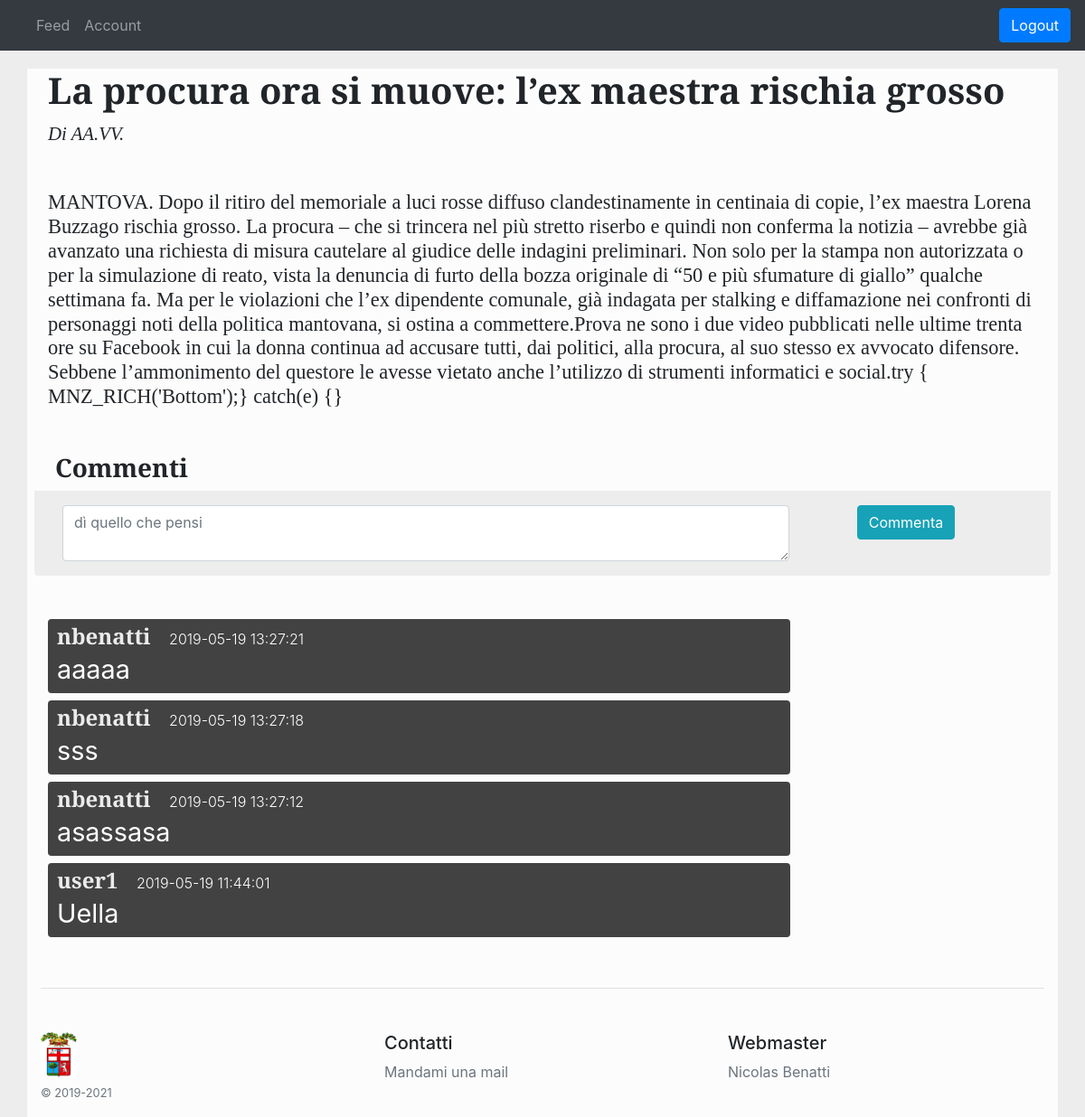
Page /src/articleShow.php?articleid=7642 (signed in) on the committed database.
### tables this page shows
CREATE TABLE `articoli` (
  `IdArticolo` int(11) NOT NULL,
  `Titolo` varchar(128) NOT NULL,
  `Testo` varchar(4096) NOT NULL,
  `DataPubblicazione` timestamp NULL DEFAULT NULL,
  `Comune` int(11) DEFAULT NULL,
  `Autore` int(11) NOT NULL
);

CREATE TABLE `autori` (
  `IdAutore` int(11) NOT NULL,
  `NomeAutore` varchar(128) NOT NULL
);

CREATE TABLE `commenti` (
  `IdUtente` int(11) NOT NULL,
  `IdArticolo` int(11) NOT NULL,
  `DataCommento` timestamp NOT NULL DEFAULT CURRENT_TIMESTAMP ON UPDATE CURRENT_TIMESTAMP,
  `TestoCommento` varchar(300) NOT NULL
);

CREATE TABLE `utenti` (
  `IdUtente` int(11) NOT NULL,
  `NomeUtente` varchar(128) NOT NULL,
  `Password` varchar(512) NOT NULL
);

### src/articleShow.php (the view, shortened to what this page needs)
<?php
	require_once "dbUtils.php";
?>
<!doctype HTML>
<html>
	<head>
		<link rel="stylesheet" href="https://stackpath.bootstrapcdn.com/bootstrap/4.1.3/css/bootstrap.min.css">
		<link rel="stylesheet" href="..\res\styles\home_style.css"/>
	</head>
    <body lang="it" class="articleShowBg">
		<nav class="navbar navbar-expand-lg navbar-dark bg-dark">
			<div class="collapse navbar-collapse" id="navbar">
				<ul class="navbar-nav mr-auto">
					<li class="nav-item-active">
						<a href="feed.php" class="nav-link">Feed</a>
					</li>
					<li class="nav-item">
						<a class="nav-link" href="accountShow.php">Account</a>
					</li>
				</ul>
				<form class="form-inline my-2 my-md-0" method="post" action="logout.php">
					<input class="btn btn-primary" type="submit" name="sendLogoutAction" value="Logout"/>
				</form>
			</div>
  		</nav>
		<div class="container contentContainerBg">
			<?php
				if($_SERVER["REQUEST_METHOD"] == "GET" && !empty($_GET["articleid"])) {
					$articleId = trim($_GET["articleid"]);
					$query = "SELECT AR.*, AU.NomeAutore, CO.Nome
							  FROM articoli AR, autori AU, comuni CO
							  WHERE AR.Autore = AU.IdAutore
							   		AND AR.Comune = CO.IdComune
							  		AND AR.IdArticolo = $articleId";
					$qres = mysqli_query($dbconn, $query);
					if(mysqli_affected_rows($dbconn) == 1) {
						$row = mysqli_fetch_assoc($qres);
						echo "<article class='mx-2'>";
						echo "<h1 class='heading'>".$row["Titolo"]."</h1>";
						echo "<small class='spicyText secondaryInfo'> Di ".$row["NomeAutore"]."</small>";
						echo "<h2 class='articleContent my-5'>".$row["Testo"]."</h2>";
						echo "</article>";
					}
					else {
						echo "<h1>ARTICLE NOT FOUND</h1>";
					}
				}
			?>
			<div class="mx-2">
				<p class="h3 m-2 heading">Commenti</p>
				<form form="commentForm" id="commentForm" class="row comment-box-main p-3 rounded-bottom">
					<div class="col-md-9 col-sm-9 col-9 pr-0 comment-box">
						<textarea type="text" name="commentText" id="commentText" class="form-control" placeholder="dì quello che pensi" required></textarea>
					</div>
					<div class="col-md-3 col-sm-2 col-2 pl-0 text-center send-btn">
						<input type="submit" class="btn btn-info" value="Commenta"/>
					</div>
				</form>
			</div>
			<div class="commentsContainer my-5" id="commentsContainer">
				<?php
					$query = "SELECT C.TestoCommento, C.DataCommento, U.NomeUtente
							  FROM commenti C, utenti U
							  WHERE C.IdUtente = U.IdUtente AND
							  		C.IdArticolo = $articleId
							  ORDER BY C.DataCommento DESC";
					$qres = mysqli_query($dbconn, $query);
					if(mysqli_affected_rows($dbconn) != 0) {
						while ($row = mysqli_fetch_assoc($qres)) {
							echo "<div class='row comments mx-2'>
									<div class='col-md-9 col-sm-9 col-9 comment rounded mb-2'>
										<h4 class='m-0 heading'><a href='#'>".$row["NomeUtente"]."</a></h4>
									    <time class='text-white ml-3'>".$row["DataCommento"]."</time>
									    <p class='mb-0 text-white'>".$row["TestoCommento"]."</p>
									</div>
								</div>";
						}
					}
					else {
						echo "<h1 class='heading'>Nessun commento per questo articolo.</h1>";
					}
				?>
			</div>
			<footer class="pt-4 my-md-5 pt-md-5 border-top">
				<div class="row">
					<div class="col-12 col-md">
						<img class="mb-2" src="..\res\images\Provincia_di_Mantova-Stemma.png" alt="" width="40" height="50">
						<small class="d-block mb-3 text-muted">© 2019-2021</small>
					</div>
					<div class="col-6 col-md">
						<h5>Contatti</h5>
						<ul class="list-unstyled text-small">
						<li><a class="text-muted" href="mailto:nicolas.benatti00@gmail.com">Mandami una mail</a></li>
						</ul>
					</div>
					<div class="col-6 col-md">
						<h5>Webmaster</h5>
						<ul class="list-unstyled text-small">
						<li><a class="text-muted" target="_blank" href="https://www.linkedin.com/in/nicolas-benatti">Nicolas Benatti</a></li>
						</ul>
					</div>
				</div>
			</footer>
		</div>
    </body>
</html>

### res/styles/home_style.css (style rules this page uses)
html, body { height: 100%; }
.articleShowBg { background-color: #ededed; }
.contentContainerBg { background-color: #fcfcfc; }
.heading, .spicyText { font-family: 'Playfair Display', serif; font-weight: 700; }
.secondaryInfo { font-family: 'Playfair Display', serif; font-weight: 400; font-size: 1.3em; font-style: italic; }
.articleContent { font-family: 'Playfair Display', serif; font-weight: 400; font-size: 1.4em; }
.navbar { margin-bottom: 20px; }
.comments .comment { padding: 5px 10px; background: #424242; }
.comments .comment h4 { display: inline-block; font-size: 1.5em; }
.comments .comment h4 a { color: #ebebeb; text-decoration: none; }
.comments .comment time,.comments .comment .like-count,.comments .comment .icon-rocknroll { font-size: 1em; opacity: 1; }
.comments .comment time, .comments .comment .like-count { font-weight: 300; }
.comments .comment p { font-size: 1.8em; }
.comment-box-main { background: #EDEDED; }

### rows in the picture
articoli: Titolo "La procura ora si muove: l’ex maestra rischia grosso", autori.NomeAutore "AA.VV.", Testo "MANTOVA. Dopo il ritiro del memoriale a luci rosse diffuso clandestinamente in centinaia di copie, l’ex maestra Lorena Buzzago rischia grosso. La procura – che si trincera nel più stretto riserbo e quindi non conferma la notizia – avrebbe già avanzato una richiesta di misura cautelare al giudice delle indagini preliminari. Non solo per la stampa non autorizzata o per la simulazione di reato, vista la denuncia di furto della bozza originale di “50 e più sfumature di giallo” qualche settimana fa. Ma per le violazioni che l’ex dipendente comunale, già indagata per stalking e diffamazione nei confronti di personaggi noti della politica mantovana, si ostina a commettere.Prova ne sono i due video…"
commenti: IdUtente.NomeUtente "nbenatti", DataCommento "2019-05-19 13:27:21", TestoCommento "aaaaa"
commenti: IdUtente.NomeUtente "nbenatti", DataCommento "2019-05-19 13:27:18", TestoCommento "sss"
commenti: IdUtente.NomeUtente "nbenatti", DataCommento "2019-05-19 13:27:12", TestoCommento "asassasa"
commenti: IdUtente.NomeUtente "user1", DataCommento "2019-05-19 11:44:01", TestoCommento "Uella"
